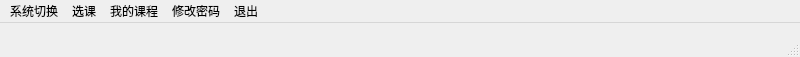
<?xml version="1.0" encoding="UTF-8"?>
<ui version="4.0">
 <class>MainWindow</class>
 <widget class="QMainWindow" name="MainWindow">
  <property name="geometry">
   <rect>
    <x>0</x>
    <y>0</y>
    <width>800</width>
    <height>57</height>
   </rect>
  </property>
  <property name="windowTitle">
   <string>选课管理系统</string>
  </property>
  <widget class="QWidget" name="centralwidget"/>
  <widget class="QMenuBar" name="menubar">
   <property name="geometry">
    <rect>
     <x>0</x>
     <y>0</y>
     <width>800</width>
     <height>19</height>
    </rect>
   </property>
   <widget class="QMenu" name="menuclass">
    <property name="title">
     <string>系统切换</string>
    </property>
    <addaction name="actionxinxi"/>
    <addaction name="separator"/>
    <addaction name="actionchengji"/>
    <addaction name="separator"/>
    <addaction name="actionjiaoshi"/>
    <addaction name="separator"/>
   </widget>
   <widget class="QMenu" name="menu">
    <property name="title">
     <string>我的课程</string>
    </property>
   </widget>
   <widget class="QMenu" name="menu_2">
    <property name="title">
     <string>选课</string>
    </property>
   </widget>
   <widget class="QMenu" name="menu_3">
    <property name="title">
     <string>修改密码</string>
    </property>
   </widget>
   <widget class="QMenu" name="menu_4">
    <property name="title">
     <string>退出</string>
    </property>
   </widget>
   <addaction name="menuclass"/>
   <addaction name="menu_2"/>
   <addaction name="menu"/>
   <addaction name="menu_3"/>
   <addaction name="menu_4"/>
  </widget>
  <widget class="QStatusBar" name="statusbar"/>
  <action name="actionxinxi">
   <property name="text">
    <string>信息管理系统</string>
   </property>
  </action>
  <action name="actionchengji">
   <property name="text">
    <string>成绩管理系统</string>
   </property>
  </action>
  <action name="actionjiaoshi">
   <property name="text">
    <string>选择教室</string>
   </property>
  </action>
 </widget>
 <resources/>
 <connections/>
</ui>
